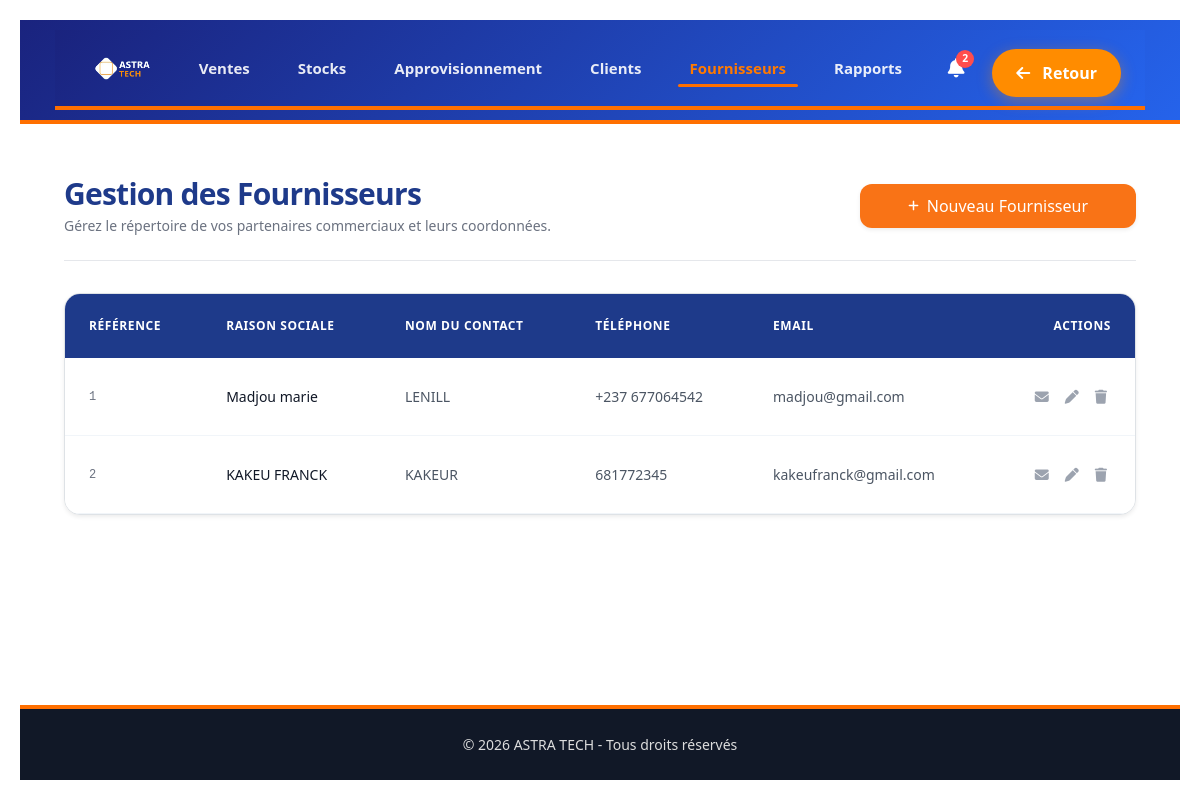
/fournisseurs/ (signed in), run on the app's committed database.
### astra/models.py (models this page shows, shortened)
class Fournisseur(models.Model):
    nom = models.CharField(
        max_length=255
    )
    contact = models.CharField(
        max_length=255,
        blank=True
    )
    telephone = models.CharField(
        max_length=50,
        blank=True
    )
    email = models.EmailField(
        blank=True, null=True
    )
    is_active = models.BooleanField(
        default=True
    )

### astra/views.py (the view, shortened to what this page needs)
# urls.py: path("fournisseurs/", views.fournisseurs, name="fournisseurs"),
@verifier_acces_strict
def fournisseurs(request):
    liste_fournisseurs = Fournisseur.objects.filter(is_active=True)
    context = {
        'fournisseurs': liste_fournisseurs,
    }
    return render(request, 'astra/fournisseurs.html', context)

### astra/views.py (called while the page is built, shortened)
def verifier_acces_strict(view_func):
    @wraps(view_func)
    def wrapper(request, *args, **kwargs):
        is_logged = request.user.is_authenticated or request.session.get('connecte')
        return view_func(request, *args, **kwargs)
    return wrapper

### astra/Templates/astra/fournisseurs.html (shortened to what this page needs)
{% extends "base.html" %}
{% load static %}
{% block css %}
<link rel="stylesheet" href="{% static 'css/fournisseurs.css' %}">
<script src="https://cdn.tailwindcss.com"></script>
<link rel="stylesheet" href="https://cdnjs.cloudflare.com/ajax/libs/font-awesome/6.4.0/css/all.min.css">
{% endblock %}
{% block content %}
<div class="max-w-7xl mx-auto px-4 sm:px-6 lg:px-8 py-8">
    <div class="flex flex-col sm:flex-row sm:items-center sm:justify-between gap-4 mb-8 pb-6 border-b border-gray-200">
        <div>
            <h1 class="text-3xl font-extrabold text-blue-900 tracking-tight">
                Gestion des Fournisseurs
            </h1>
            <p class="text-sm text-gray-500 mt-1 font-medium">
                Gérez le répertoire de vos partenaires commerciaux et leurs coordonnées.
            </p>
        </div>
        <button id="addSupplierBtn" type="button" class="inline-flex items-center justify-center bg-orange-500 hover:bg-orange-600 text-white font-medium px-5 py-2.5 rounded-xl shadow-sm hover:shadow-md transition-all duration-200 gap-2 focus:outline-none focus:ring-2 focus:ring-orange-400 focus:ring-offset-2">
            <i class="fas fa-plus text-xs"></i>
            <span>Nouveau Fournisseur</span>
        </button>
    </div>
    <div class="bg-white rounded-2xl shadow-sm border border-gray-200 overflow-hidden">
        <div class="overflow-x-auto">
            <table class="w-full text-left border-collapse">
                <thead class="bg-blue-900 text-white">
                    <tr>
                        <th scope="col" class="px-6 py-4 text-xs font-semibold uppercase tracking-wider">Référence</th>
                        <th scope="col" class="px-6 py-4 text-xs font-semibold uppercase tracking-wider">Raison Sociale</th>
                        <th scope="col" class="px-6 py-4 text-xs font-semibold uppercase tracking-wider">Nom du Contact</th>
                        <th scope="col" class="px-6 py-4 text-xs font-semibold uppercase tracking-wider">Téléphone</th>
                        <th scope="col" class="px-6 py-4 text-xs font-semibold uppercase tracking-wider">Email</th>
                        <th scope="col" class="px-6 py-4 text-xs font-semibold uppercase tracking-wider text-right">Actions</th>
                    </tr>
                </thead>
                <tbody id="suppliersTableBody" class="divide-y divide-gray-200 bg-white">
                    {% if fournisseurs %}
                        {% for f in fournisseurs %}
                        <tr class="hover:bg-gray-50 transition duration-150">
                            <td class="px-6 py-4 text-xs font-mono text-gray-500">{{ f.reference|default:f.id }}</td>
                            <td class="px-6 py-4 text-sm font-medium text-gray-900">{{ f.nom }}</td>
                            <td class="px-6 py-4 text-sm text-gray-600">{{ f.contact|default:"N/A" }}</td>
                            <td class="px-6 py-4 text-sm text-gray-600">{{ f.telephone|default:"N/A" }}</td>
                            <td class="px-6 py-4 text-sm text-gray-600">{{ f.email|default:"N/A" }}</td>
                            <td class="px-6 py-4 text-sm text-right">
                                <div class="flex items-center justify-end space-x-2">
                                    <button type="button" class="text-gray-400 hover:text-blue-600 p-1 transition"
                                            onclick="ouvrirModalEmail('{{ f.id }}', '{{ f.nom|escapejs }}', '{{ f.email|default:"" }}')"
                                            title="Envoyer un e-mail">
                                        <i class="fas fa-envelope text-sm"></i>
                                    </button>
                                    <button class="edit-btn text-gray-400 hover:text-blue-600 p-1 transition"
                                            data-id="{{ f.id }}"
                                            data-nom="{{ f.nom }}"
                                            data-contact="{{ f.contact }}"
                                            data-telephone="{{ f.telephone }}"
                                            data-email="{{ f.email }}"
                                            title="Modifier">
                                        <i class="fas fa-pen text-sm"></i>
                                    </button>
                                    <button class="delete-btn text-gray-400 hover:text-red-600 p-1 transition"
                                            data-id="{{ f.id }}"
                                            data-url="{% url 'astra:supprimer_fournisseur' f.id %}"
                                            title="Supprimer">
                                        <i class="fas fa-trash text-sm"></i>
                                    </button>
                                </div>
                            </td>
                        </tr>
                        {% endfor %}
                    {% endif %}
                </tbody>
            </table>
        </div>
    </div>
</div>
{% endblock %}

### astra/static/css/base.css (style rules this page uses)
*, *::before, *::after { box-sizing: border-box; margin: 0; padding: 0; }
html, body { width: 100%; min-height: 100vh; background-color: #f4f6fb; font-family: 'Inter', 'Segoe UI', Arial, sans-serif; color: #333; overflow-x: hidden; }
.app-layout { display: flex; flex-direction: column; min-height: 100vh; width: 100%; }

### astra/static/css/header.css (style rules this page uses)
table { width: 100%; border-collapse: collapse; white-space: nowrap; }
thead { background: #004E8C; color: white; }
thead th { padding: 14px; text-align: left; font-size: 14px; font-weight: 600; }
tbody td { padding: 14px; border-bottom: 1px solid #f1f5f9; font-size: 14px; color: #334155; }
.edit-btn, .delete-btn, .history-btn { background: none; border: none; font-size: 16px; margin: 0 4px; cursor: pointer; transition: 0.2s; }
.edit-btn { color: #2563eb; }
.delete-btn { color: #dc2626; }

### astra/static/css/style.css (style rules this page uses)
:root { --tech-blue: #0078D7; --tech-dark-blue: #004E8C; --tech-orange: #FF8C00; --tech-white: #FFFFFF; --tech-light-gray: #F5F5F5; --tech-dark-gray: #333; }
* { margin: 0; padding: 0; box-sizing: border-box; }
body { font-family: 'Segoe UI', Arial, sans-serif; background: linear-gradient(135deg, var(--tech-dark-blue) 0%, var(--tech-blue) 100%); color: var(--tech-white); min-height: 100vh; display: flex; justify-content: center; align-items: center; padding: 20px; }

### astra/static/css/fournisseurs.css (style rules this page uses)
html, body, main, .main-content, #content { background-color: #ffffff !important; background: #ffffff !important; color: #0f172a !important; }

### data on the page
Fournisseur: reference "1", nom "Madjou marie", contact "LENILL", telephone "+237 677064542", email "madjou@gmail.com"
Fournisseur: reference "2", nom "KAKEU FRANCK", contact "KAKEUR", telephone "681772345", email "kakeufranck@gmail.com"

### other printed values
{{ stock_bas }} "2"
